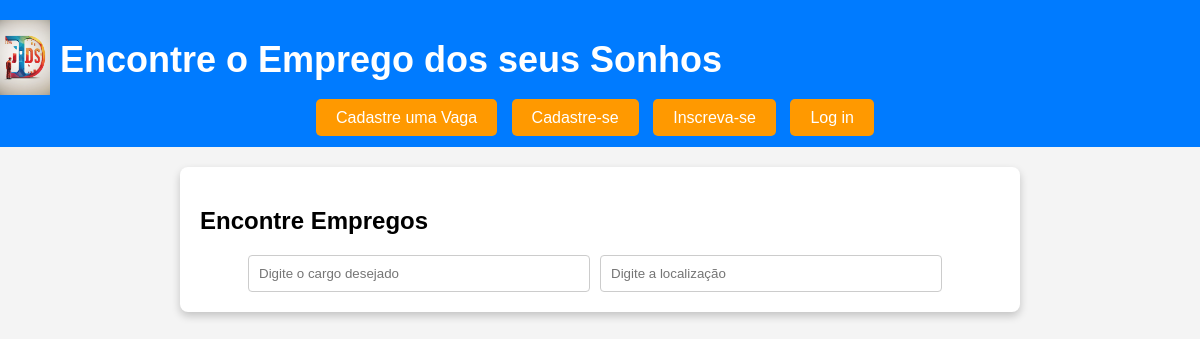
Before: / with the older database file.
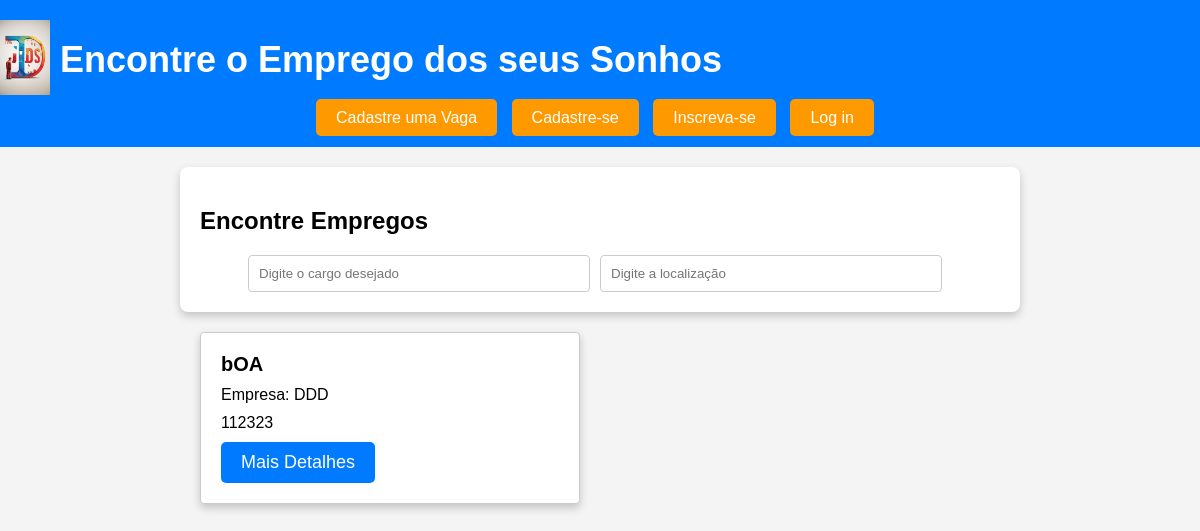
After: the same page with the newer database file.
### app_site_de_emprego/models.py (models this page shows, shortened)
class Vaga(models.Model):
    id = models.AutoField(primary_key=True)
    titulo = models.CharField(max_length=100)
    descricao = models.TextField()
    empresa = models.CharField(max_length=100)
    localidade = models.CharField(max_length=100)

### app_site_de_emprego/views.py (the view)
# urls.py: path('', views.home, name='home'),
def home(request):
    vagas = Vaga.objects.all()  # Recupera todas as vagas cadastradas
    return render(request, 'home.html', {'vagas': vagas,'user': request.user})

### app_site_de_emprego/templates/home.html (shortened to what this page needs)
{% load static %}
<!DOCTYPE html>
<html lang="pt-BR">
<head>
    <link rel="stylesheet" href="{% static 'homestyle.css' %}">
</head>
<body>
    <header>
        <nav class="navbar">
            <div class="logo">
                <a href="{% url 'home' %}"><img src="{% static 'jobslogo.jpg' %}" alt="Logo do Site de Empregos"></a>
                <h1>Encontre o Emprego dos seus Sonhos</h1>
            </div>
        </nav>
        <section class="login-section">
            {% if user.is_authenticated %}
                <p>Bem-vindo, {{ user.username }}!</p>
                <a href="{% url 'logout' %}" class="logout-button">Logout</a>
                {% if user.is_candidate %}
                    <a href="{% url 'candidate_panel' %}" class="user-panel-button">Painel do Candidato</a>
                {% elif user.is_employer %}
                    <a href="{% url 'employer_panel' %}" class="user-panel-button">Painel do Empresário</a>
                {% endif %}
            {% else %}
                <a href="{% url 'cadastrar_vaga' %}" class="login-button">Cadastre uma Vaga</a>
                <a href="{% url 'escolha' %}" class="signup-button">Cadastre-se</a>
                <a href="{% url 'formulario_inscricao' %}" class="signup-button">Inscreva-se</a>
                <a href="{% url 'login' %}" class="signup-button">Log in</a>
            {% endif %}
        </section>
    </header>
    <section class="search-jobs">
        <h2>Encontre Empregos</h2>
        <form action="/pesquisar" method="GET">
            <input type="text" name="cargo" placeholder="Digite o cargo desejado">
            <input type="text" name="localizacao" placeholder="Digite a localização">
        </form>
    </section>
    <section class="featured-jobs">
    {% for vaga in vagas %}
    <div class="job-card d-flex justify-content-between align-items-center">
        <div>
            <h3>{{ vaga.titulo }}</h3>
            <p>Empresa: {{ vaga.empresa }}</p>
            <p>{{ vaga.descricao }}</p>
        </div>
        <div class="button-container">
        <button class="detalhes-button" onclick="mostrarDetalhes('{{ vaga.titulo }}', '{{ vaga.empresa }}', '{{ vaga.descricao }}')">Mais Detalhes</button>
        </div>
    </div>
    {% endfor %}
</section>
</body>
</html>

Changed rows visible on the page:
added Vaga: titulo "bOA", empresa "DDD", descricao "112323"
